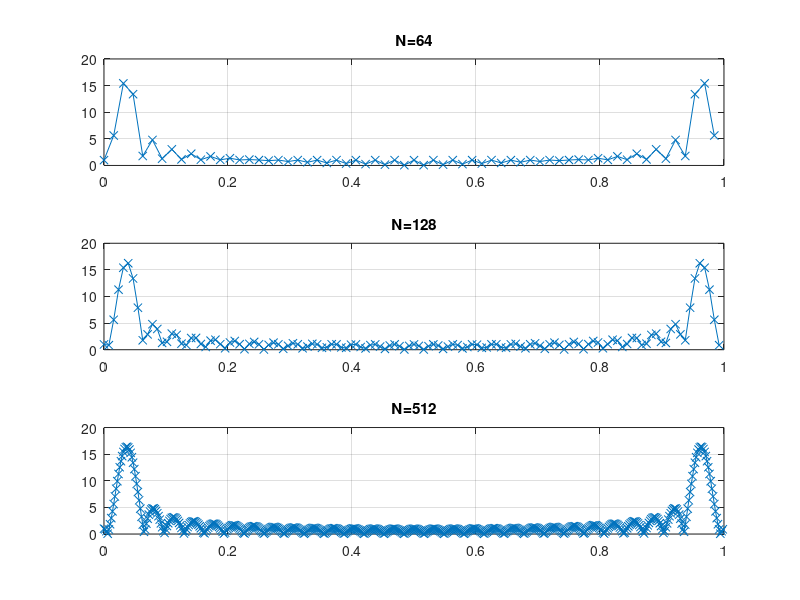

The MATLAB source for this figure:
function aula3_exercicio1()
    n = 0:1/30:1;         %30 amostras
    f = 1;           % frequencia fundamental
    w = 2 * pi * f;
    x = cos(w*n); % Sinal

N1 = 64;    % Tamanho da FFT
N2 = 128;
N3 = 512;
N4 = 30;

X1 = abs(fft(x,N1)); %FFT do sinal amostrado X, de tamanho N
X2 = abs(fft(x,N2));
X3 = abs(fft(x,N3));

X4 = abs(fft(x,N4));

S1 = [0: (N1 -1)]/N1; % Definicao da escala de frequencias
S2 = [0: (N2 -1)]/N2; % de 0 a 1-1/N
S3 = [0: (N3 -1)]/N3;

S4 = [0: (N4 -1)]/N4;

subplot(3,1,1);
plot(S1,X1,'-x'), title('N=64'), axis([0 1 0 20]), grid on;

subplot(3,1,2);
plot(S2,X2,'-x'), title('N=128'), axis([0 1 0 20]), grid on;

subplot(3,1,3);
plot(S3,X3,'-x'), title('N=512'), axis([0 1 0 20]), grid on;

%subplot(4,1,4);
%plot(S4,X4,'-x'), title('N=30'), axis([0 1 0 20]), grid on;


end